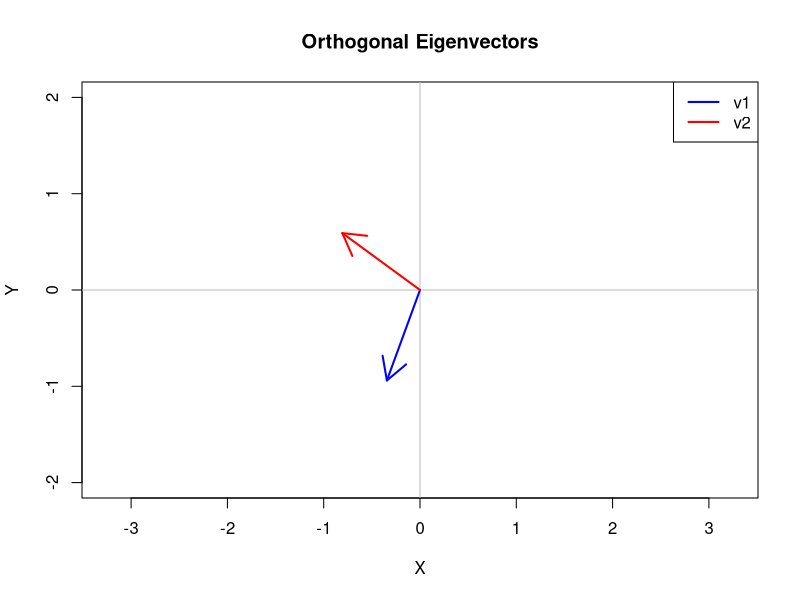

Recreate this plot in R.
A <- matrix(c(3, -4, 10, 5), 2, 2, byrow=TRUE)
A
t(A)
res<-eigen(A)
values <- res$values
vectors<- res$vectors 

# Compute dot product
dot_product <- round(vectors[1,] %*% vectors[2,],8)

# Print result
print(dot_product)


# Create a symmetric matrix
A <- matrix(c(1, 2, 1, 3), nrow = 2)
A

# Get eigenvectors
eig <- eigen(A)
vectors <- eig$vectors  # columns are eigenvectors

# Plot setup
plot(NA, xlim = c(-2, 2), ylim = c(-2, 2), asp = 1, xlab = "X", ylab = "Y", main = "Orthogonal Eigenvectors")
abline(h = 0, v = 0, col = "gray")

# Draw the eigenvectors as arrows from the origin
arrows(0, 0, vectors[1, 1], vectors[2, 1], col = "blue", lwd = 2)
arrows(0, 0, vectors[1, 2], vectors[2, 2], col = "red", lwd = 2)

# Add legend
legend("topright", legend = c("v1", "v2"), col = c("blue", "red"), lwd = 2)
